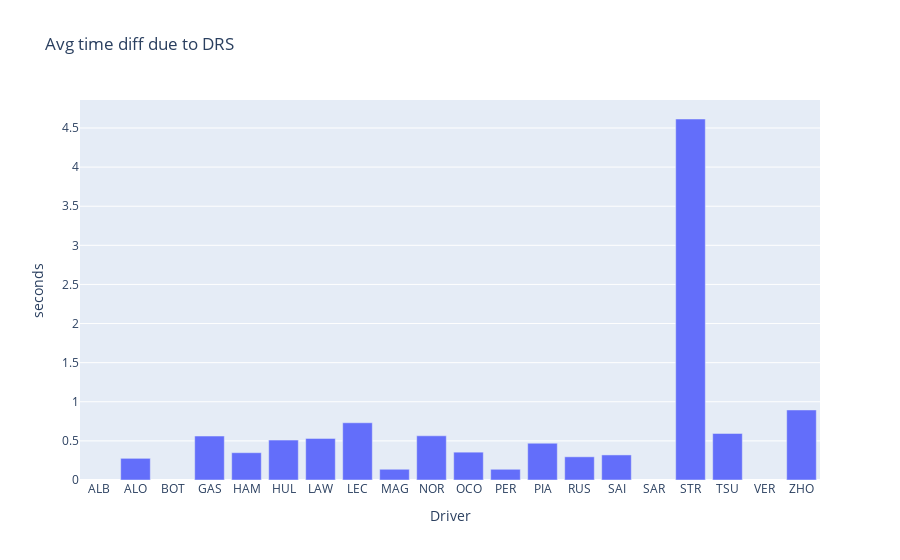

Notebook cell for this chart:
### Code cell
import plotly.express as px
y = [time['noDRS']-time['DRS'] for time in avg_pace.values()]
fig = px.bar(x=sorted(avg_pace.keys()), y=y, title='Avg time diff due to DRS', labels={'x':'Driver', 'y':'seconds'})
fig.show()

### Figure 1 — Plotly figure (JSON) as saved in the notebook; plotly's stock layout.template omitted (floating-point values rounded to 4 significant figures)
{"data": [{"alignmentgroup": "True", "hovertemplate": "Driver=%{x}<br>seconds=%{y}<extra></extra>", "legendgroup": "", "marker": {"color": "#636efa", "pattern": {"shape": ""}}, "name": "", "offsetgroup": "", "orientation": "v", "showlegend": false, "textposition": "auto", "type": "bar", "x": ["ALB", "ALO", "BOT", "GAS", "HAM", "HUL", "LAW", "LEC", "MAG", "NOR", "OCO", "PER", "PIA", "RUS", "SAI", "SAR", "STR", "TSU", "VER", "ZHO"], "xaxis": "x", "y": [null, 0.2771, null, 0.5619, 0.3491, 0.5104, 0.5318, 0.7315, 0.1372, 0.5649, 0.3559, 0.1371, 0.4701, 0.2966, 0.3205, null, 4.615, 0.5951, null, 0.8954], "yaxis": "y"}], "layout": {"barmode": "relative", "legend": {"tracegroupgap": 0}, "title": {"text": "Avg time diff due to DRS"}, "xaxis": {"anchor": "y", "domain": [0, 1], "title": {"text": "Driver"}}, "yaxis": {"anchor": "x", "domain": [0, 1], "title": {"text": "seconds"}}}}
